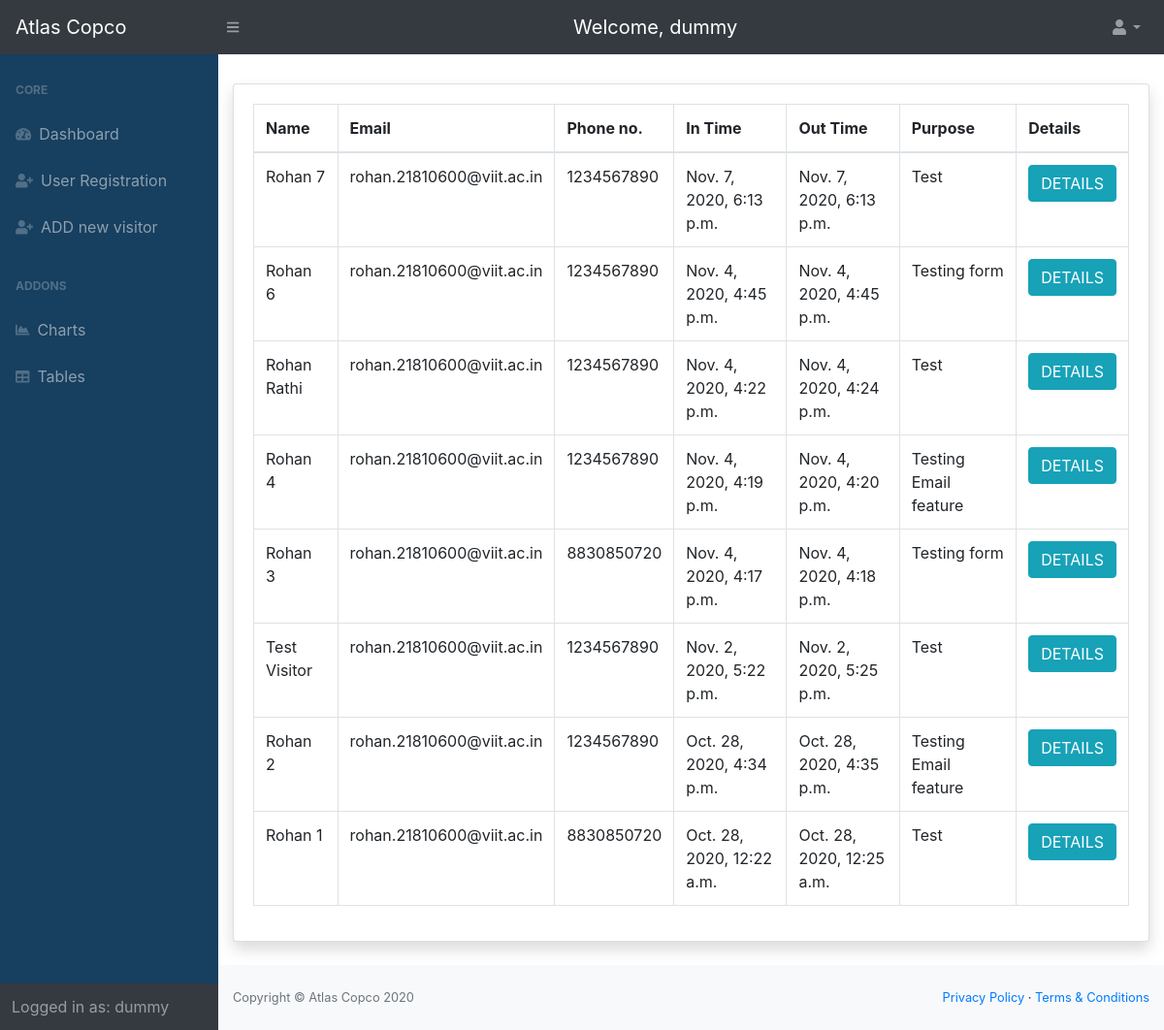
The app's page /allvisitors/ (signed in), older data.
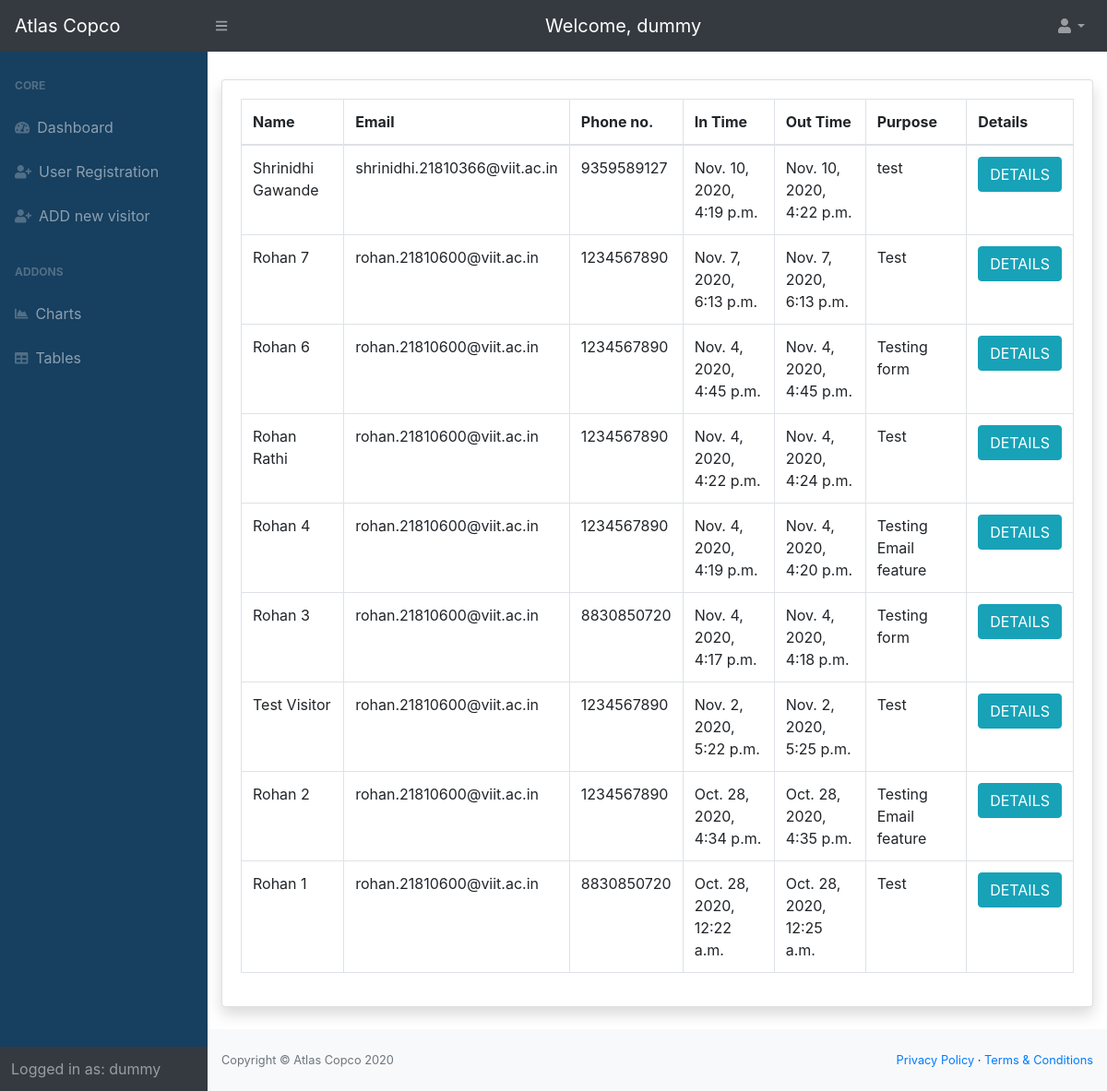
The same page, newer data.
### entry/models.py (models this page shows, shortened)
class Visitor(models.Model):
	name = models.CharField(verbose_name='Name', max_length=200, validators=[
		MinLengthValidator(2, 'Minimum 2 Characters are required')])  # name of the visitor
	purpose = models.CharField(verbose_name='Purpose', max_length=200, validators=[
		MinLengthValidator(4, 'Minimum 4 characters are required')])  # purpose of visit
	mobile = models.IntegerField(verbose_name='Mobile number')  # mobile no. of the visitor
	email = models.EmailField(verbose_name='Email', validators=[EmailValidator()])  # email address of the visitor
	no_of_people = models.IntegerField(verbose_name='No of people')  # no. of visitors
	photo_id_number = models.CharField(verbose_name='Photo Id Number', max_length=20, null=True, blank=True)
	photo_id = models.ImageField(verbose_name='Photo Id', upload_to='media/photo_id', null=True, blank=True)
	in_time = models.DateTimeField(verbose_name='Visit In time', null=True, blank=True)  # in time of the visitor, added automatically
	out_time = models.DateTimeField(verbose_name='Visit Out Time', null=True, blank=True)  # out time of the visitor added automatically
	token = models.CharField(verbose_name='Token', max_length=200, null=True, blank=True)  # token(autogenerated)
	qrcode = models.ImageField(verbose_name='QR Code', upload_to='media/qrcodes', null=True, blank=True)  # qr code generated from the token
	user = models.ForeignKey(Employee, verbose_name='Employee to visit', on_delete=models.PROTECT)  # link to the User table, to store which user allowed the entry
	photo = models.ImageField(verbose_name='Photo of the Visitor', upload_to='media/photo', null=True, blank=True)
	visit_token = models.CharField(max_length=200, verbose_name="Token assigned to the Visitor", null=True, blank=True)

### home/views.py (the view)
# urls.py: path('allvisitors/', views.AllVisitedListView.as_view(), name='all-visitors'),
class AllVisitedListView(LoginRequiredMixin, ListView):
	def get(self, request):
		visitor_list = Visitor.objects.filter(out_time__isnull = False).order_by('-in_time')
		context = {'visitor_list': visitor_list}
		return render(request, 'home/all_visitors.html', context)

### home/templates/home/all_visitors.html (shortened to what this page needs)
{% extends 'home/base.html' %}
{% load tz %}
{% block content %}
<div id="layoutSidenav_content">
	<main style="margin-top: 30px;">
		<div class="container-fluid">
			<div class="card shadow mb-4">
				<div class="card-body">
					<div class="table-responsive">
						<table class="table table-bordered" id="dataTable" width="100%" cellspacing="0">
							<thead>
								<tr>
									<th> Name </th>
									<th> Email </th>
									<th> Phone no. </th>
									<th> In Time </th>
									<th> Out Time </th>
									<th> Purpose </th>
									<th> Details </th>
								</tr>
							</thead>
							<tbody>
								{% for visitor in visitor_list %}
								<tr>
									<td>{{ visitor.name }}</td>
									<td>{{ visitor.email }}</td>
									<td>{{ visitor.mobile }}</td>
									{% timezone "Asia/Kolkata" %}
										<td>{{ visitor.in_time }}</td>
										<td>{{ visitor.out_time }}</td>
									{% endtimezone %}
									<td>{{ visitor.purpose}}</td>
									<td>
											<button type="submit" name="delete_btn" class="btn btn-info" onclick="window.location.href='{% url 'visitor-detail' visitor.id %}'"> DETAILS </button>
									</td>
								</tr>
								{% endfor %}
							</tbody>
						</table>
					</div>
				</div>
			</div>
		</div>
	</main>
	<div class="footer">
		<footer class="py-4 bg-light mt-auto">
			<div class="container-fluid">
				<div class="d-flex align-items-center justify-content-between small">
					<div class="text-muted">Copyright &copy; Atlas Copco 2020</div>
					<div>
						<a href="#">Privacy Policy</a> &middot;
						<a href="#">Terms &amp; Conditions</a>
					</div>
				</div>
			</div>
		</footer>
	</div>
</div>
{% endblock content %}

Row changes from the older to the newer data that the page shows:
added Visitor: name "Shrinidhi Gawande", email "shrinidhi.21810366@viit.ac.in", mobile "9359589127", in_time "Nov. 10, 2020, 4:19 p.m.", out_time "Nov. 10, 2020, 4:22 p.m.", purpose "test"
